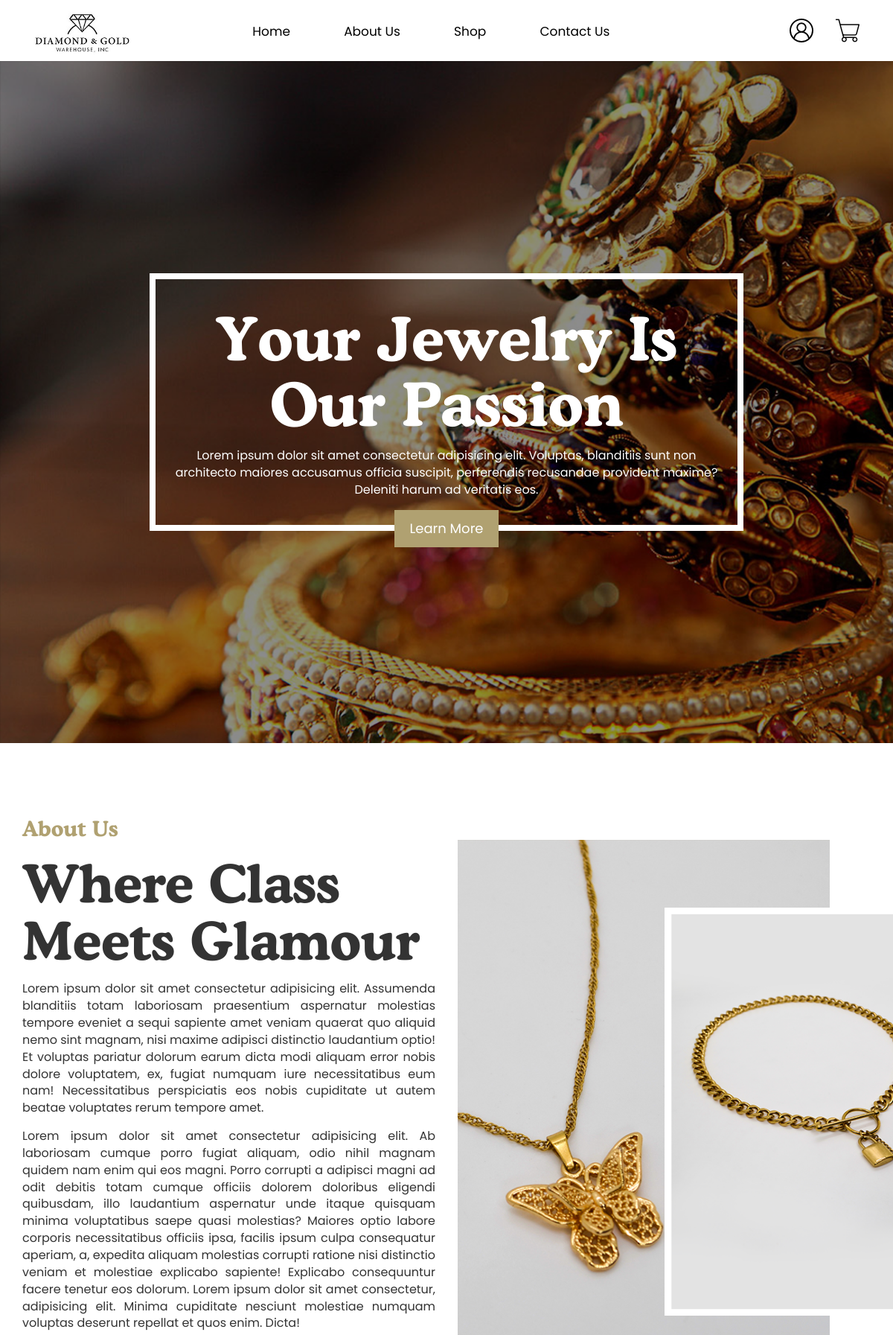
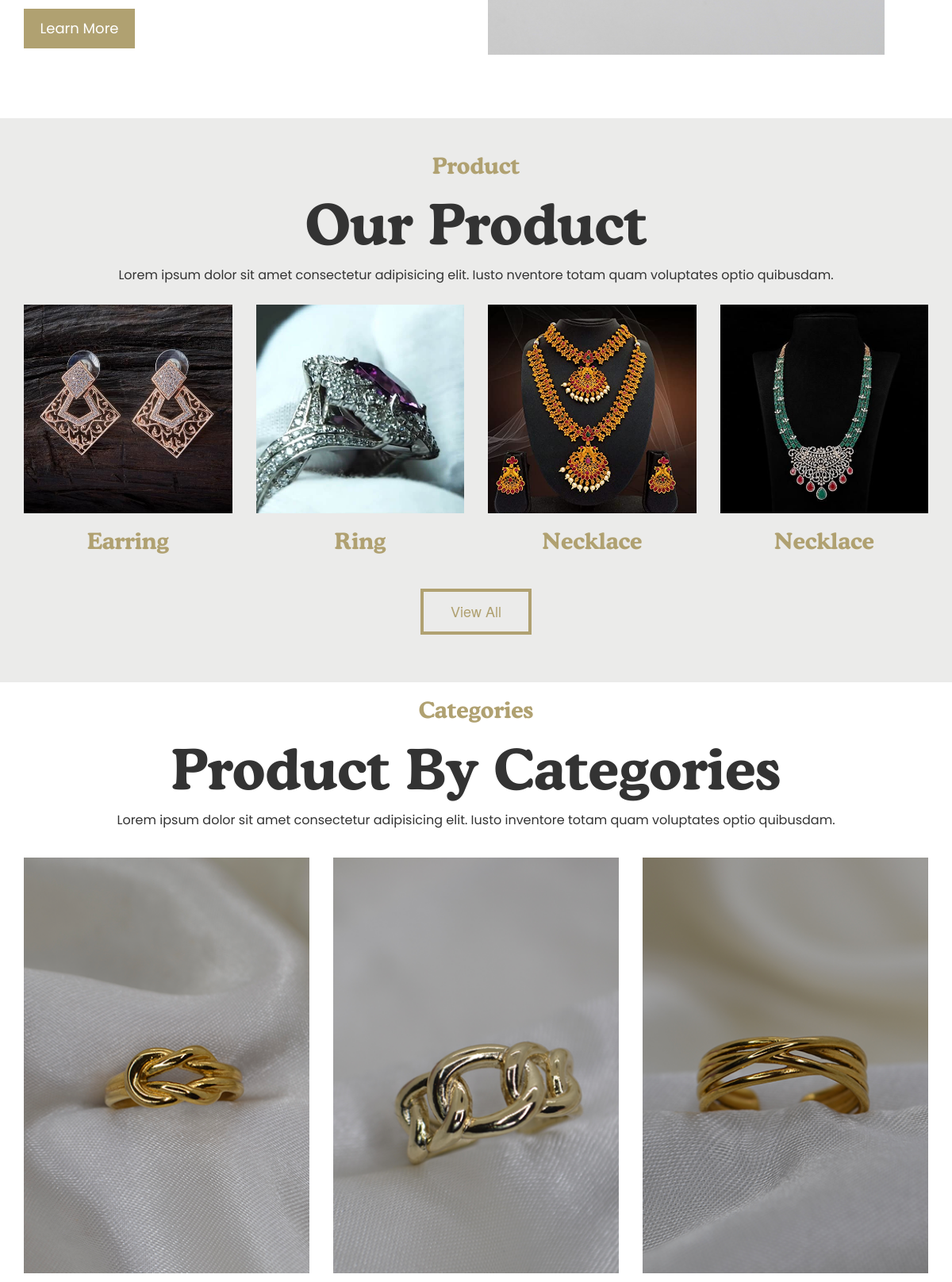
/webE-Commerce/index.php (upper part), run on the app's committed database (2 pictures, top to bottom).
### tables this page shows
CREATE TABLE `products` (
  `p_id` int(11) NOT NULL,
  `name` varchar(150) NOT NULL,
  `price` float NOT NULL,
  `description` text NOT NULL,
  `image` varchar(500) NOT NULL,
  `quantity` int(11) NOT NULL,
  `status` tinyint(1) NOT NULL,
  `created_on` timestamp NOT NULL DEFAULT current_timestamp()
);

### webE-Commerce/index.php (the view, shortened to what this page needs)
<?php
$size = 0;
?>
<!DOCTYPE html>
<html lang="en">
<head>
    <link href="css/bootstrap.min.css" rel="stylesheet">
    <link rel="stylesheet" type="text/css" href="css/style.css">
    <link href="css/style.css?v=<?php echo time(); ?>" rel="stylesheet" type="text/css" />
</head>
<body>
    <?php
    include('connection.php');
    $sql = "SELECT * FROM `products`";
    $result = $con->query($sql);
    ?>
    <header>
        <div class="container">
            <div class="row">
                <nav class="navbar navbar-default bg-color">
                    <div class="col-md-2 col-sm-2">
                        <div class="navbar-header">
                            <a class="navbar-brand" href="index.php">
                                <div class="logo">
                                    <img src="images/j_logo.png" alt="logo">
                                </div>
                            </a>
                        </div>
                    </div>
                    <div class="col-md-10 col-sm-10">
                        <div class="collapse navbar-collapse" id="my-navbar-collapse">
                            <div class="row">
                                <div class="col-md-9 col-sm-9 navigation-bar">
                                    <ul class="nav navbar-nav">
                                        <li><a href="index.php">Home</a></li>
                                        <li><a href="aboutus.php">About Us</a></li>
                                        <li><a href="menu.php">Shop</a></li>
                                        <li><a href="contactus.php">Contact Us</a></li>
                                    </ul>
                                </div>
                                <div class="col-md-3 col-sm-3 icons">
                                    <ul class="nav navbar-nav navbar-right">
                                        <li>
                                            <a href="userAccount.php">
                                                <div class="user-active" data-icon="<?php echo ($_SESSION['user-active']) ?>" id="cart_item_qty">
                                                    <img src="images/user.png" alt="" class="bell-icon" />
                                                </div>
                                            </a>
                                        </li>
                                        <li>
                                            <a href="checkout.php">
                                                <div class="cart-item-qty" data-number="<?php echo ($size) ?>" id="cart_item_qty">
                                                    <img src="images/cart.png" alt="" class="bell-icon" />
                                                </div>
                                            </a>
                                        </li>
                                    </ul>
                                </div>
                            </div>
                        </div>
                    </div>
                </nav>
            </div>
        </div>
    </header>
    <section>
        <div class="banner-main">
            <div class="container">
                <div class="border-banner">
                    <h1 class="banner-heading">Your Jewelry Is Our Passion</h1>
                    <p class="mainPara">Lorem ipsum dolor sit amet consectetur adipisicing elit. Voluptas, blanditiis
                        sunt non architecto
                        maiores accusamus officia suscipit, perferendis recusandae provident maxime? Deleniti harum ad
                        veritatis eos.</p>
                    <div class="learn-more-button">
                        <button>Learn More</button>
                    </div>
                </div>
            </div>
        </div>
    </section>
    <section>
        <div class="about-us">
            <div class="container">
                <div class="row">
                    <div class="col-md-6">
                        <h2 class="subHeading">About Us</h2>
                        <h1 class="mainHeading">Where Class Meets Glamour</h1>
                        <div class="aboutus">
                            <p class="mainPara">
                                Lorem ipsum dolor sit amet consectetur adipisicing elit. Assumenda blanditiis
                                totam
                                laboriosam praesentium aspernatur molestias tempore eveniet a sequi sapiente
                                amet
                                veniam
                                quaerat quo aliquid nemo sint magnam, nisi maxime adipisci distinctio laudantium
                                optio!
                                Et voluptas pariatur dolorum earum dicta modi aliquam error nobis dolore
                                voluptatem,
                                ex,
                                fugiat numquam iure necessitatibus eum nam! Necessitatibus perspiciatis eos
                                nobis
                                cupiditate ut autem beatae voluptates rerum tempore amet.</p>
                            <p class="mainPara">
                                Lorem ipsum dolor sit amet consectetur adipisicing elit. Ab laboriosam cumque
                                porro
                                fugiat aliquam, odio nihil magnam quidem nam enim qui eos magni. Porro corrupti
                                a
                                adipisci magni ad odit debitis totam cumque officiis dolorem doloribus eligendi
                                quibusdam, illo laudantium aspernatur unde itaque quisquam minima voluptatibus
                                saepe
                                quasi molestias? Maiores optio labore corporis necessitatibus officiis ipsa,
                                facilis
                                ipsum culpa consequatur aperiam, a, expedita aliquam molestias corrupti ratione
                                nisi
                                distinctio veniam et molestiae explicabo sapiente! Explicabo consequuntur facere
                                tenetur
                                eos dolorum. Lorem ipsum dolor sit amet consectetur, adipisicing elit. Minima
                                cupiditate nesciunt molestiae numquam voluptas deserunt repellat et quos enim.
                                Dicta!</p>
                        </div>
                        <div class="more-button">
                            <a href="aboutus.php">Learn More</a>
                        </div>
                    </div>
                    <div class="col-md-6">
                        <div class="aboutus-img">
                            <div class="aboutus-pic1">
                                <img src="images/butterfly.png" alt="butterfly image" class="img-responsive">
                                <div class="aboutus-pic2">
                                    <img src="images/chain.png" alt="cahnin image" class="img-responsive">
                                </div>
                            </div>
                        </div>
                    </div>
                </div>
            </div>
        </div>
    </section>
    <section>
        <div class="produtDetail">
            <div class="container">
                <div class="row">
                    <div class="col-md-12 product-about">
                        <h2 class="subHeading">Product</h2>
                        <h1 class="mainHeading">Our Product</h1>
                        <p class="mainPara">Lorem ipsum dolor sit amet consectetur adipisicing elit. Iusto nventore totam quam voluptates optio quibusdam.</p>
                    </div>
                </div>
                <div class="row">
                    <?php
                    $data = mysqli_fetch_all($result);
                    $t = rand(0, mysqli_num_rows($result) - 4);
                    for ($j = $t; $j < $t + 4; $j++) { ?>
                        <div class="col-md-3 col-sm-3 col-xs-6">
                            <div class="product-img-home">
                                <img src="<?php echo $data[$j][4]; ?>" alt="produt 1">
                            </div>
                            <h2 class="subHeading"><?php echo $data[$j][1]; ?></h2>
                        </div>
                    <?php
                    }
                    ?>
                </div>
                <div class="row">
                    <div class="col-md-12">
                        <div class="view-all">
                            <a href="menu.php">View All</a>
                        </div>
                    </div>
                </div>
            </div>
        </div>
    </section>
    <section>
        <div class="categoriesDetail">
            <div class="container">
                <div class="row">
                    <div class="col-md-12 categories">
                        <h2 class="subHeading">Categories</h2>
                        <h1 class="mainHeading">Product By Categories</h1>
                        <p class="mainPara">Lorem ipsum dolor sit amet consectetur adipisicing elit. Iusto inventore
                            totam
                            quam
                            voluptates optio quibusdam.</p>
                    </div>
                </div>
                <div class="row">
                    <div class="col-md-4 col-sm-4">
                        <div class="category-img">
                            <img src="images/category1.png" alt="category 1" class="img-responsive">
                        </div>
                    </div>
                    <div class="col-md-4 col-sm-4">
                        <div class="category-img">
                            <img src="images/category2.png" alt="category 2" class="img-responsive">
                        </div>
                    </div>
                    <div class="col-md-4 col-sm-4">
                        <div class="category-img">
                            <img src="images/category3.png" alt="category 3" class="img-responsive">
                        </div>
                    </div>
                </div>
            </div>
        </div>
    </section>
</body>
</html>

### webE-Commerce/css/style.css (style rules this page uses)
.bg-color { background-color: white; border: none; margin-bottom: 15px; }
.logo img { width: 130px; }
.navigation-bar ul { display: flex; justify-content: space-evenly; float: none; padding-top: 17px; color: black; }
.navigation-bar ul li a { text-decoration: none; font-family: 'Poppins', sans-serif; color: black !important; font-size: 17px; }
.icons { margin-top: 10px; }
.icons ul li a { padding-bottom: 0px; }
section { overflow: hidden; }
.banner-main { color: white; background-image: url("../images/banner.png"); height: auto; width: 100%; background-size: cover; background-repeat: no-repeat; text-align: center; }
.border-banner { border: 8px white solid; padding: 15px 20px; margin: 25% 15%; color: white; text-align: center; }
.banner-heading { font-family: cooper; font-size: 80px; font-weight: bold; }
.mainHeading { font-family: cooper; font-size: 70px; font-weight: bold; }
.subHeading { font-family: cooper; font-size: 28px; color: #b0a171; }
.mainPara { font-size: 16px; font-family: 'Poppins', sans-serif; margin: 15px 0px; }
.learn-more-button { margin: 0px auto -45px auto; }
.learn-more-button button { height: 50px; padding: 0px 20px; background-color: #b0a171; border: none; font-size: 18px; font-family: 'Poppins', sans-serif; }
.about-us { padding: 80px 0px; }
.aboutus { text-align: justify; }
.aboutus-img { margin-top: 50px; }
.aboutus-pic1 img { position: relative; width: 90%; }
.aboutus-pic2 img { position: absolute; height: 70%; width: 70%; top: 18%; left: 50%; }
.more-button { height: 50px; width: 140px; text-align: center; background-color: #b0a171; padding: 12px 0px; }
.more-button a { font-size: 18px; color: white; text-decoration: none; font-family: 'Poppins', sans-serif; }
.produtDetail { padding: 25px 0px; background-color: #ebebea; text-align: center; }
.product-about { padding-bottom: 10px; }
.product-img-home { padding-top: 100%; position: relative; }
.product-img-home img { position: absolute; top: 0; left: 0; bottom: 0; right: 0; height: 100%; width: 100%; }
.view-all { border: 4px solid #b0a171; width: 140px; padding: 12px; margin: 35px auto }
.view-all a { font-size: 18px; color: #b0a171; text-decoration: none; }
.categories { padding-bottom: 10px; text-align: center; }
.category-img img { width: 100%; padding: 10px 0px; }
.cart-item-qty::after { content: attr(data-number); width: 20px; height: 20px; background-color: red; color: white; text-align: center; border-radius: 50%; position: absolute; top: 5px; right: 0; opacity: 0; transform: translate(3px); }
.user-active::after { content: attr(data-icon); width: 20px; height: 20px; background-color: red; color: white; text-align: center; border-radius: 50%; position: absolute; top: 5px; right: 0; opacity: 0; transform: translate(3px); }

### data on the page
products: image (picture), name "Earring"
products: image (picture), name "Ring"
products: image (picture), name "Necklace"
products: image (picture), name "Necklace"
